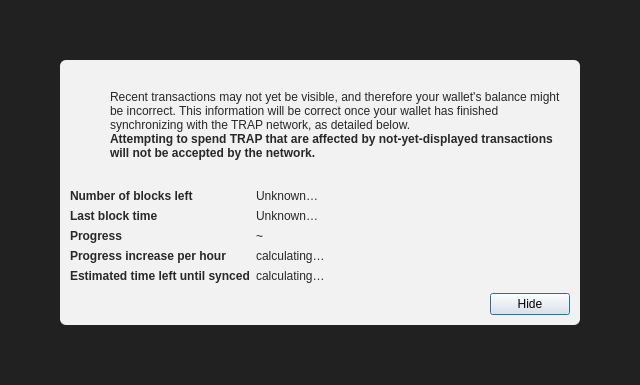
<?xml version="1.0" encoding="UTF-8"?>
<ui version="4.0">
 <class>ModalOverlay</class>
 <widget class="QWidget" name="ModalOverlay">
  <property name="geometry">
   <rect>
    <x>0</x>
    <y>0</y>
    <width>640</width>
    <height>385</height>
   </rect>
  </property>
  <property name="windowTitle">
   <string>Form</string>
  </property>
  <layout class="QVBoxLayout" name="verticalLayout" stretch="0">
   <property name="sizeConstraint">
    <enum>QLayout::SetDefaultConstraint</enum>
   </property>
   <property name="leftMargin">
    <number>0</number>
   </property>
   <property name="topMargin">
    <number>0</number>
   </property>
   <property name="rightMargin">
    <number>0</number>
   </property>
   <property name="bottomMargin">
    <number>0</number>
   </property>
   <item>
    <widget class="QWidget" name="bgWidget" native="true">
     <property name="styleSheet">
      <string notr="true">#bgWidget { background: rgba(0,0,0,220); }</string>
     </property>
     <layout class="QVBoxLayout" name="verticalLayoutMain" stretch="1">
      <property name="leftMargin">
       <number>60</number>
      </property>
      <property name="topMargin">
       <number>60</number>
      </property>
      <property name="rightMargin">
       <number>60</number>
      </property>
      <property name="bottomMargin">
       <number>60</number>
      </property>
      <item>
       <widget class="QWidget" name="contentWidget" native="true">
        <property name="styleSheet">
         <string notr="true">#contentWidget { background: rgba(255,255,255,240); border-radius: 6px; }

QLabel { color: rgb(40,40,40);  }</string>
        </property>
        <layout class="QVBoxLayout" name="verticalLayoutSub" stretch="1,0,0,0">
         <property name="spacing">
          <number>0</number>
         </property>
         <property name="leftMargin">
          <number>10</number>
         </property>
         <property name="topMargin">
          <number>10</number>
         </property>
         <property name="rightMargin">
          <number>10</number>
         </property>
         <property name="bottomMargin">
          <number>10</number>
         </property>
         <item>
          <layout class="QHBoxLayout" name="horizontalLayoutIconText" stretch="0,1">
           <property name="topMargin">
            <number>20</number>
           </property>
           <item>
            <layout class="QVBoxLayout" name="verticalLayoutIcon">
             <property name="leftMargin">
              <number>0</number>
             </property>
             <item>
              <widget class="QPushButton" name="warningIcon">
               <property name="enabled">
                <bool>false</bool>
               </property>
               <property name="text">
                <string/>
               </property>
               <property name="icon">
                <iconset>
                 <normaloff>:/icons/warning</normaloff>
                 <disabledoff>:/icons/warning</disabledoff>:/icons/warning</iconset>
               </property>
               <property name="iconSize">
                <size>
                 <width>48</width>
                 <height>48</height>
                </size>
               </property>
               <property name="flat">
                <bool>true</bool>
               </property>
              </widget>
             </item>
             <item>
              <spacer name="verticalSpacerWarningIcon">
               <property name="orientation">
                <enum>Qt::Vertical</enum>
               </property>
               <property name="sizeHint" stdset="0">
                <size>
                 <width>20</width>
                 <height>40</height>
                </size>
               </property>
              </spacer>
             </item>
            </layout>
           </item>
           <item>
            <layout class="QVBoxLayout" name="verticalLayoutInfoText">
             <property name="leftMargin">
              <number>0</number>
             </property>
             <property name="topMargin">
              <number>0</number>
             </property>
             <item>
              <widget class="QLabel" name="infoText">
               <property name="text">
                <string>Recent transactions may not yet be visible, and therefore your wallet's balance might be incorrect. This information will be correct once your wallet has finished synchronizing with the TRAP network, as detailed below.</string>
               </property>
               <property name="textFormat">
                <enum>Qt::RichText</enum>
               </property>
               <property name="wordWrap">
                <bool>true</bool>
               </property>
              </widget>
             </item>
             <item>
              <widget class="QLabel" name="infoTextStrong">
               <property name="font">
                <font>
                 <weight>75</weight>
                 <bold>true</bold>
                </font>
               </property>
               <property name="text">
                <string>Attempting to spend TRAP that are affected by not-yet-displayed transactions will not be accepted by the network.</string>
               </property>
               <property name="textFormat">
                <enum>Qt::RichText</enum>
               </property>
               <property name="wordWrap">
                <bool>true</bool>
               </property>
              </widget>
             </item>
             <item>
              <spacer name="verticalSpacerInTextSpace">
               <property name="orientation">
                <enum>Qt::Vertical</enum>
               </property>
               <property name="sizeHint" stdset="0">
                <size>
                 <width>20</width>
                 <height>40</height>
                </size>
               </property>
              </spacer>
             </item>
            </layout>
           </item>
          </layout>
         </item>
         <item>
          <spacer name="verticalSpacerAfterText">
           <property name="orientation">
            <enum>Qt::Vertical</enum>
           </property>
           <property name="sizeHint" stdset="0">
            <size>
             <width>20</width>
             <height>40</height>
            </size>
           </property>
          </spacer>
         </item>
         <item>
          <layout class="QFormLayout" name="formLayout">
           <property name="fieldGrowthPolicy">
            <enum>QFormLayout::FieldsStayAtSizeHint</enum>
           </property>
           <property name="horizontalSpacing">
            <number>6</number>
           </property>
           <property name="verticalSpacing">
            <number>6</number>
           </property>
           <property name="topMargin">
            <number>10</number>
           </property>
           <item row="0" column="0">
            <widget class="QLabel" name="labelNumberOfBlocksLeft">
             <property name="font">
              <font>
               <weight>75</weight>
               <bold>true</bold>
              </font>
             </property>
             <property name="text">
              <string>Number of blocks left</string>
             </property>
            </widget>
           </item>
           <item row="0" column="1">
            <widget class="QLabel" name="numberOfBlocksLeft">
             <property name="text">
              <string>Unknown…</string>
             </property>
            </widget>
           </item>
           <item row="1" column="0">
            <widget class="QLabel" name="labelLastBlockTime">
             <property name="font">
              <font>
               <weight>75</weight>
               <bold>true</bold>
              </font>
             </property>
             <property name="text">
              <string>Last block time</string>
             </property>
            </widget>
           </item>
           <item row="1" column="1">
            <widget class="QLabel" name="newestBlockDate">
             <property name="sizePolicy">
              <sizepolicy hsizetype="Maximum" vsizetype="Preferred">
               <horstretch>0</horstretch>
               <verstretch>0</verstretch>
              </sizepolicy>
             </property>
             <property name="text">
              <string>Unknown…</string>
             </property>
            </widget>
           </item>
           <item row="2" column="0">
            <widget class="QLabel" name="labelSyncDone">
             <property name="font">
              <font>
               <weight>75</weight>
               <bold>true</bold>
              </font>
             </property>
             <property name="text">
              <string>Progress</string>
             </property>
            </widget>
           </item>
           <item row="2" column="1">
            <layout class="QHBoxLayout" name="horizontalLayoutSync" stretch="0,1">
             <item>
              <widget class="QLabel" name="percentageProgress">
               <property name="text">
                <string notr="true">~</string>
               </property>
              </widget>
             </item>
            </layout>
           </item>
           <item row="4" column="0">
            <widget class="QLabel" name="labelProgressIncrease">
             <property name="font">
              <font>
               <weight>75</weight>
               <bold>true</bold>
              </font>
             </property>
             <property name="text">
              <string>Progress increase per hour</string>
             </property>
            </widget>
           </item>
           <item row="4" column="1">
            <widget class="QLabel" name="progressIncreasePerH">
             <property name="text">
              <string>calculating…</string>
             </property>
            </widget>
           </item>
           <item row="5" column="0">
            <widget class="QLabel" name="labelEstimatedTimeLeft">
             <property name="font">
              <font>
               <weight>75</weight>
               <bold>true</bold>
              </font>
             </property>
             <property name="text">
              <string>Estimated time left until synced</string>
             </property>
            </widget>
           </item>
           <item row="5" column="1">
            <widget class="QLabel" name="expectedTimeLeft">
             <property name="text">
              <string>calculating…</string>
             </property>
            </widget>
           </item>
          </layout>
         </item>
         <item>
          <layout class="QHBoxLayout" name="horizontalLayoutButtons">
           <property name="leftMargin">
            <number>10</number>
           </property>
           <property name="topMargin">
            <number>10</number>
           </property>
           <item>
            <spacer name="horizontalSpacer">
             <property name="orientation">
              <enum>Qt::Horizontal</enum>
             </property>
             <property name="sizeHint" stdset="0">
              <size>
               <width>40</width>
               <height>20</height>
              </size>
             </property>
            </spacer>
           </item>
           <item>
            <widget class="QPushButton" name="closeButton">
             <property name="text">
              <string>Hide</string>
             </property>
             <property name="shortcut">
              <string>Esc</string>
             </property>
             <property name="focusPolicy">
              <enum>Qt::StrongFocus</enum>
             </property>
             <property name="default">
              <bool>true</bool>
             </property>
            </widget>
           </item>
          </layout>
         </item>
        </layout>
       </widget>
      </item>
     </layout>
    </widget>
   </item>
  </layout>
 </widget>
 <resources/>
 <connections/>
</ui>
